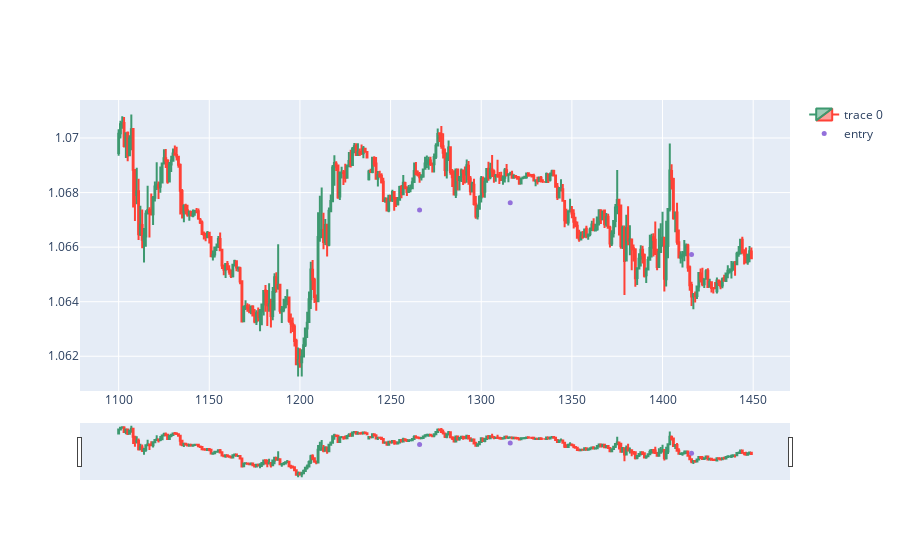

The notebook cell saved with this chart:
### Code cell
import plotly.graph_objects as go
from plotly.subplots import make_subplots
from datetime import datetime
st=1100
dfpl = df[st:st+350]
#dfpl.reset_index(inplace=True)
fig = go.Figure(data=[go.Candlestick(x=dfpl.index,
                open=dfpl['Open'],
                high=dfpl['High'],
                low=dfpl['Low'],
                close=dfpl['Close'])])

fig.add_scatter(x=dfpl.index, y=dfpl['pointpos'], mode="markers",
                marker=dict(size=5, color="MediumPurple"),
                name="entry")

fig.show()

### Figure 1 — Plotly figure (JSON) as saved in the notebook; plotly's stock layout.template omitted (floating-point values rounded to 4 significant figures; data arrays with more than 128 entries replaced by an {"elided": "..."} marker saying what was removed)
{"data": [{"close": {"elided": "350 float values"}, "high": {"elided": "350 float values"}, "low": {"elided": "350 float values"}, "open": {"elided": "350 float values"}, "type": "candlestick", "x": {"elided": "350 int values"}}, {"marker": {"color": "MediumPurple", "size": 5}, "mode": "markers", "name": "entry", "type": "scatter", "x": {"elided": "350 int values"}, "y": {"elided": "350 float values"}}], "layout": {}}
